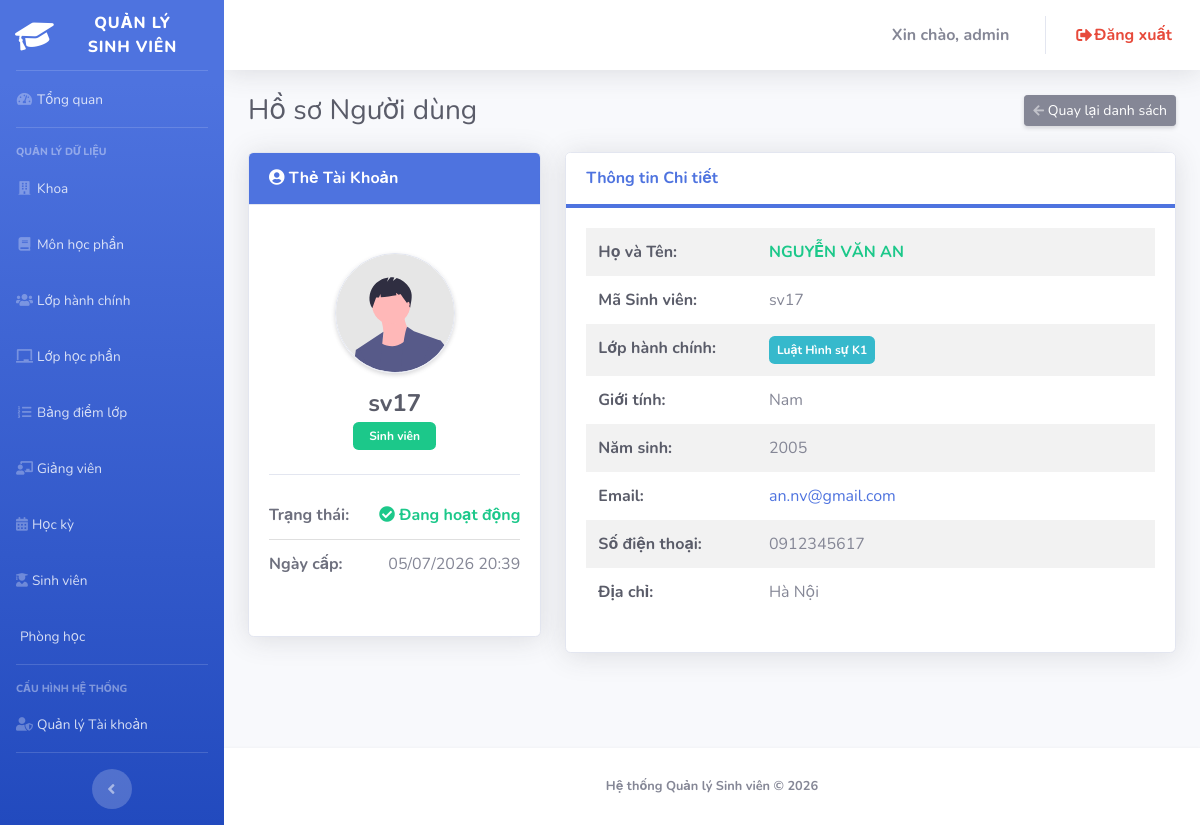
The app's page /admin/index.php?page=profile&username=sv17 (signed in) with its own data.
### tables this page shows
CREATE TABLE
  `accounts` (
    `username` varchar(20) NOT NULL,
    `password` varchar(255) DEFAULT NULL,
    `role` varchar(20) NOT NULL,
    `isActive` tinyint (1) DEFAULT 1,
    `createdAt` datetime DEFAULT current_timestamp()
  );

CREATE TABLE
  `students` (
    `maSV` varchar(20) NOT NULL,
    `hoTen` varchar(100) NOT NULL,
    `gioiTinh` varchar(10) DEFAULT NULL,
    `namSinh` int (11) DEFAULT NULL,
    `diaChi` varchar(200) DEFAULT NULL,
    `email` varchar(100) DEFAULT NULL,
    `sdt` varchar(20) DEFAULT NULL,
    `maLop` varchar(20) NOT NULL
  );

CREATE TABLE
  `classes` (
    `maLop` varchar(20) NOT NULL,
    `tenLop` varchar(100) NOT NULL,
    `email` varchar(100) DEFAULT NULL,
    `maKhoa` varchar(20) NOT NULL,
    `maGV` varchar(20) NOT NULL
  );

### admin/profile.php (the view, shortened to what this page needs)
<?php
$username = $_GET['username'] ?? '';
$stmtAccount = $pdo->prepare("SELECT username, role, isActive, createdAt FROM Accounts WHERE username = ?");
$stmtAccount->execute([$username]);
$account = $stmtAccount->fetch();
$role = $account['role'];
$profileData = [];
if ($role === 'Student') {
    $sql = "SELECT s.*, c.tenLop
            FROM Students s
            LEFT JOIN Classes c ON s.maLop = c.maLop
            WHERE s.maSV = ?";
    $stmt = $pdo->prepare($sql);
    $stmt->execute([$username]);
    $profileData = $stmt->fetch();
} elseif ($role === 'Teacher') {
    $sql = "SELECT * FROM Lecturers WHERE maGV = ?";
    $stmt = $pdo->prepare($sql);
    $stmt->execute([$username]);
    $profileData = $stmt->fetch();
}
  elseif ($role === 'Admin') {
    $sql = "SELECT * FROM Lecturers WHERE maGV = ?";
    $stmt = $pdo->prepare($sql);
    $stmt->execute([$username]);
    $profileData = $stmt->fetch();
}
?>
<div class="d-sm-flex align-items-center justify-content-between mb-4">
    <h1 class="h3 mb-0 text-gray-800">Hồ sơ Người dùng</h1>
    <a href="index.php?page=accounts" class="btn btn-secondary btn-sm shadow-sm">
        <i class="fas fa-arrow-left fa-sm text-white-50"></i> Quay lại danh sách
    </a>
</div>
<div class="row">
    <div class="col-xl-4 col-lg-5">
        <div class="card shadow mb-4">
            <div class="card-header py-3 d-flex flex-row align-items-center justify-content-between bg-primary">
                <h6 class="m-0 font-weight-bold text-white"><i class="fas fa-user-circle"></i> Thẻ Tài Khoản</h6>
            </div>
            <div class="card-body text-center pt-5 pb-5">
                <img class="img-profile rounded-circle border shadow-sm mb-3" src="../img/undraw_profile.svg"
                    alt="Avatar" width="120" height="120">
                <h4 class="font-weight-bold text-dark mb-1"><?= htmlspecialchars($account['username']) ?></h4>
                <div class="mb-3">
                    <?php if ($role === 'Admin'): ?>
                        <span class="badge badge-danger px-3 py-2">Quản trị viên</span>
                    <?php elseif ($role === 'Teacher'): ?>
                        <span class="badge badge-warning px-3 py-2 text-dark">Giảng viên</span>
                    <?php else: ?>
                        <span class="badge badge-success px-3 py-2">Sinh viên</span>
                    <?php endif; ?>
                </div>
                <ul class="list-group list-group-flush text-left mt-4 border-top pt-3">
                    <li class="list-group-item d-flex justify-content-between align-items-center px-0">
                        <span class="font-weight-bold text-gray-700">Trạng thái:</span>
                        <?php if ((int) $account['isActive'] === 1): ?>
                            <span class="text-success font-weight-bold"><i class="fas fa-check-circle"></i> Đang hoạt
                                động</span>
                        <?php else: ?>
                            <span class="text-danger font-weight-bold"><i class="fas fa-ban"></i> Đã khóa</span>
                        <?php endif; ?>
                    </li>
                    <li class="list-group-item d-flex justify-content-between align-items-center px-0">
                        <span class="font-weight-bold text-gray-700">Ngày cấp:</span>
                        <span><?= date('d/m/Y H:i', strtotime($account['createdAt'])) ?></span>
                    </li>
                </ul>
            </div>
        </div>
    </div>
    <div class="col-xl-8 col-lg-7">
        <div class="card shadow mb-4">
            <div class="card-header py-3 bg-white border-bottom-primary">
                <h6 class="m-0 font-weight-bold text-primary">Thông tin Chi tiết</h6>
            </div>
            <div class="card-body">
                <?php if ($role === 'Admin'): ?>
                    <div class="alert alert-info text-center py-5">
                        <i class="fas fa-shield-alt fa-3x mb-3"></i>
                        <!-- <h5>Đây là tài khoản Quản trị viên cấp cao.</h5>
                        <p class="mb-0">Tài khoản này có toàn quyền vận hành hệ thống và không bị ràng buộc vào hồ sơ cá nhân.</p> -->
                        <?php if (!$profileData): ?>
                            <div class="alert alert-warning">Tài khoản này chưa được liên kết với hồ sơ Giảng viên nào trong
                                CSDL!</div>
                        <?php else: ?>
                            <table class="table table-borderless table-striped">
                                <tbody>
                                    <tr>
                                        <th width="30%" class="text-gray-800">Họ và Tên:</th>
                                        <td class="font-weight-bold text-primary text-uppercase">
                                            <?= htmlspecialchars($profileData['hoTenGV']) ?></td>
                                    </tr>
                                    <tr>
                                        <th class="text-gray-800">Mã Giảng viên:</th>
                                        <td><?= htmlspecialchars($profileData['maGV']) ?></td>
                                    </tr>
                                    <tr>
                                        <th class="text-gray-800">Email liên hệ:</th>
                                        <td><a
                                                href="mailto:<?= htmlspecialchars($profileData['email']) ?>"><?= htmlspecialchars($profileData['email'] ?? 'Chưa cập nhật') ?></a>
                                        </td>
                                    </tr>
                                    <tr>
                                        <th class="text-gray-800">Số điện thoại:</th>
                                        <td><?= htmlspecialchars($profileData['sdt'] ?? 'Chưa cập nhật') ?></td>
                                    </tr>
                                </tbody>
                            </table>
                        <?php endif; ?>
                    </div>
                <?php elseif ($role === 'Student'): ?>
                    <?php if (!$profileData): ?>
                        <div class="alert alert-warning">Tài khoản này chưa được liên kết với hồ sơ Sinh viên nào trong CSDL!
                        </div>
                    <?php else: ?>
                        <table class="table table-borderless table-striped">
                            <tbody>
                                <tr>
                                    <th width="30%" class="text-gray-800">Họ và Tên:</th>
                                    <td class="font-weight-bold text-success text-uppercase">
                                        <?= htmlspecialchars($profileData['hoTen']) ?></td>
                                </tr>
                                <tr>
                                    <th class="text-gray-800">Mã Sinh viên:</th>
                                    <td><?= htmlspecialchars($profileData['maSV']) ?></td>
                                </tr>
                                <tr>
                                    <th class="text-gray-800">Lớp hành chính:</th>
                                    <td>
                                        <span class="badge badge-info p-2 font-weight-bold text-md">
                                            <?= htmlspecialchars($profileData['tenLop'] ?? 'Chưa phân lớp') ?>
                                        </span>
                                    </td>
                                </tr>
                                <tr>
                                    <th class="text-gray-800">Giới tính:</th>
                                    <td><?= htmlspecialchars($profileData['gioiTinh'] ?? 'Chưa cập nhật') ?></td>
                                </tr>
                                <tr>
                                    <th class="text-gray-800">Năm sinh:</th>
                                    <td><?= htmlspecialchars($profileData['namSinh'] ?? 'Chưa cập nhật') ?></td>
                                </tr>
                                <tr>
                                    <th class="text-gray-800">Email:</th>
                                    <td><a
                                            href="mailto:<?= htmlspecialchars($profileData['email']) ?>"><?= htmlspecialchars($profileData['email'] ?? 'Chưa cập nhật') ?></a>
                                    </td>
                                </tr>
                                <tr>
                                    <th class="text-gray-800">Số điện thoại:</th>
                                    <td><?= htmlspecialchars($profileData['sdt'] ?? 'Chưa cập nhật') ?></td>
                                </tr>
                                <tr>
                                    <th class="text-gray-800">Địa chỉ:</th>
                                    <td><?= htmlspecialchars($profileData['diaChi'] ?? 'Chưa cập nhật') ?></td>
                                </tr>
                            </tbody>
                        </table>
                    <?php endif; ?>
                <?php endif; ?>
            </div>
        </div>
    </div>
</div>

### records on screen
accounts: username "sv17", createdAt "05/07/2026 20:39"
students: hoTen "NGUYỄN VĂN AN", maSV "sv17", maLop.tenLop "Luật Hình sự K1", gioiTinh "Nam", namSinh "2005", email "an.nv@gmail.com", sdt "0912345617", diaChi "Hà Nội"

### other values on screen
$_SESSION['user']['username'] "admin"
